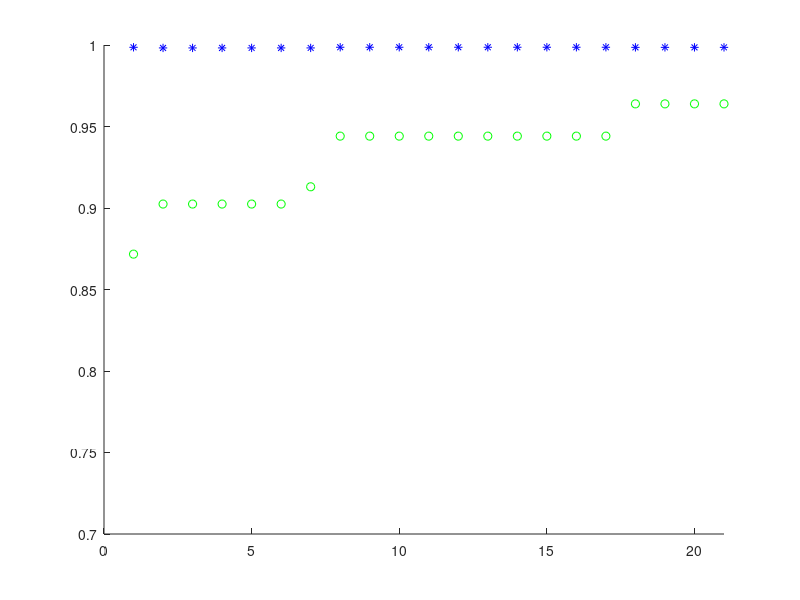
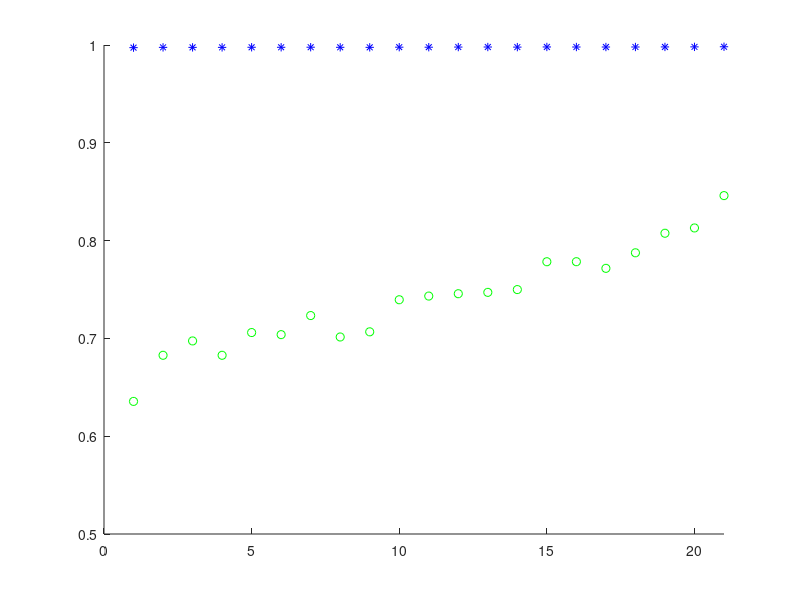
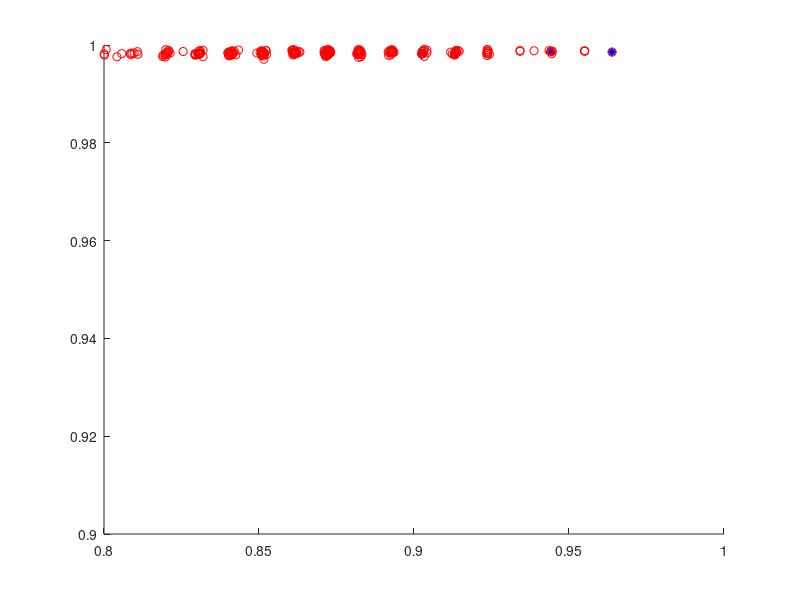

These figures' MATLAB source, in order:
clear all
datos = [];
datos = csvread('DatosPareto.txt');

generaciones = size(datos,1);
tamPoblacion = size(datos,2)-1;
datos = datos(:,1:tamPoblacion); %borrar ultima columna de ceros
tamPoblacion = tamPoblacion/2;

%calculo del fitness medio y maximo por generacion
medias = [];
maximos = datos(:,1:2);

for i=1:generaciones
    generacionSemaforo = [];
    generacionAceleracion = [];
    for j=1:tamPoblacion
        generacionSemaforo =[generacionSemaforo;datos(i,1+(j-1)*2)];
        generacionAceleracion = [generacionAceleracion;datos(i,j*2)];
    end
    medias = [medias;mean(generacionSemaforo),mean(generacionAceleracion)]; % media de la tercera columna
end

%plotear datos
%fitness maximo
figure;
hold on;
axis([0 21 0.7 1.0]);
for i=1:generaciones
    plot(i,maximos(i,1),'go');
    plot(i,maximos(i,2),'b*');
end
hold off;

%fitness medio
figure;
hold on;
axis([0 21 0.5 1.0]);
for i=1:generaciones
    plot(i,medias(i,1),'go');
    plot(i,medias(i,2),'b*');
end
hold off;

%frontera de pareto ARREGLAR?
figure;
hold on;
axis([0.8 1.0 0.9 1.0]);
unOctavo= round(tamPoblacion/8);
for i=1:generaciones
    plot(maximos(i,1),maximos(i,2),'b*');
    for j=3:unOctavo
        plot(datos(i,1+(j-1)*2),datos(i,j*2),'ro');
    end
end
hold off;